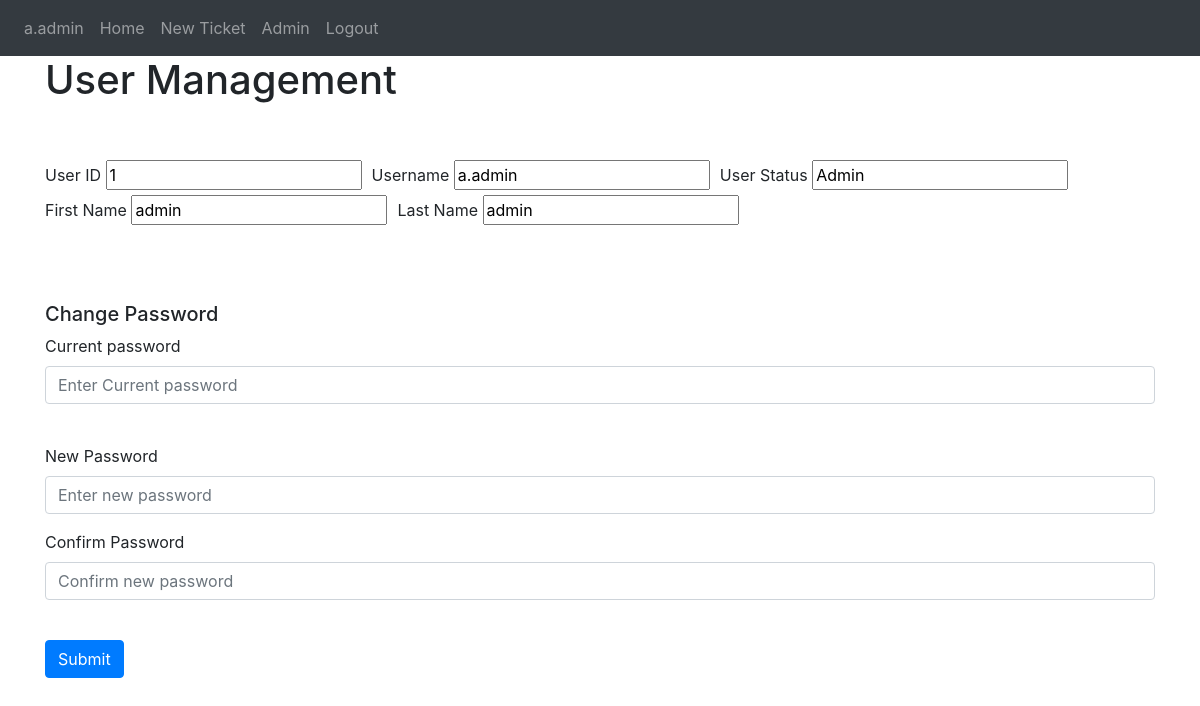
Page /userpage (signed in) on the committed database.
### Website/models.py (models this page shows)
class User(db.Model, UserMixin):
    id = db.Column(db.Integer, primary_key=True)
    username = db.Column(db.String(100), unique=True) #automatically generated to f.lname
    fname = db.Column(db.String(100))
    lname = db.Column(db.String(100))
    user_status = db.Column(db.Integer) #0 is deactivated, 1 is user, 2 is admin
    password_hash = db.Column(db.String(150))
    user_entries = db.relationship('Entry', backref='owner')

### Website/auth.py (the view, shortened to what this page needs)
@auth.route('/userpage',  methods=['GET', 'POST'])
@login_required
def userpage():
    return render_template("userpage.html", user=current_user)

### Website/__init__.py (called while the page is built)
def create_app():
    app = Flask(__name__)
    app.config['SECRET_KEY'] = "SuperSecretKey"
    app.config['SQLALCHEMY_DATABASE_URI'] = f'sqlite:///{DB_NAME}'
    db.init_app(app)
    from .views import views
    from .auth import auth
    app.register_blueprint(views, url_prefix='/')
    app.register_blueprint(auth, url_prefix='/')
    from .models import User, Ticket, Entry
    create_database(app)
    login_manager = LoginManager()
    login_manager.login_view = 'auth.login'
    login_manager.init_app(app)
    @login_manager.user_loader
    def load_user(id):
        return User.query.get(int(id))
    return app

### Website/templates/userpage.html (shortened to what this page needs)
{% extends "base.html" %}
{% block content%} <h1> User Management</h1>
    <br />
    <br />
    <div class="form-row align-items-center">
        <div class="col-auto">
          <label>User ID</label>
          <input type="text" value = "{{user.id}}" readonly>
        </div>
        <div class="col-auto">
            <label>Username</label>
            <input type="text" value = "{{user.username}}" readonly>
          </div>
          <div class="col-auto">
            <label>User Status</label>
            <input type="text" value = "{% if user.user_status == 0 %}Deactivated{% elif user.user_status == 1%}User{% elif user.user_status == 2%}Admin{% endif %}" readonly>
          </div>
      </div>
      <div class="form-row align-items-center">
        <div class="col-auto">
            <label>First Name</label>
            <input type="text" value = "{{user.fname}}" readonly>
          </div>
          <div class="col-auto">
            <label>Last Name</label>
            <input type="text" value = "{{user.lname}}" readonly>
          </div>
      </div>
    <br /><br /><br />
        <form method="POST">
            <h5 align="left"> Change Password </h5>
            <div class="form-group">
                <label for="currentpwd"> Current password </label>
                <input
                    type="password"
                    class="form-control"
                    id="currentpwd"
                    name="currentpwd"
                    placeholder="Enter Current password"
                />
            <br />
            </div>
            <div class="form-group">
                <label for="password1"> New Password</label>
                <input
                    type="password"
                    class="form-control"
                    id="password1"
                    name="password1"
                    placeholder="Enter new password"
                />
            </div>
            <div class="form-group">
                <label for="password2"> Confirm Password</label>
                <input
                    type="password"
                    class="form-control"
                    id="password2"
                    name="password2"
                    placeholder="Confirm new password"
                />
            </div>
            <br />
            <button type="submit" class="btn btn-primary">Submit</button>
        </form>
{%endblock%}

### Website/templates/base.html (shortened to what this page needs)
<!DOCTYPE html>
<html>
  <head>
    <link
      rel="stylesheet"
      href="https://stackpath.bootstrapcdn.com/bootstrap/4.4.1/css/bootstrap.min.css"
    />
    <link
      rel="stylesheet"
      href="https://stackpath.bootstrapcdn.com/font-awesome/4.7.0/css/font-awesome.min.css"
    />
  </head>
  <body>
    <nav class="navbar navbar-expand-lg navbar-dark bg-dark">
      <div class="collapse navbar-collapse" id="navbar">
        <div class="navbar-nav">
            {% if user.is_authenticated %}
            <a class="nav-item nav-link" id="user" href="/userpage">{{user.username}}</a>
            <a class="nav-item nav-link" id="home" href="/">Home</a>
            <a class="nav-item nav-link" id="adduser" href="/ticket">New Ticket</a>
            {% if user.user_status == 2 %}
            <a class="nav-item nav-link" id="login" href="/admin">Admin</a>
            {% endif %}
            <a class="nav-item nav-link" id="logout" href="/logout">Logout</a>
            {% else %}
            <a class="nav-item nav-link" id="login" href="/login">Login</a>
            {% endif %}
        </div>
       </div>
    </nav>
    <div class="container">
        {% block content%}
        {%endblock%}
    </div>
  </body>
</html>

### rows in the picture
User: username "a.admin", id "1", user_status "Admin", fname "admin", lname "admin"
